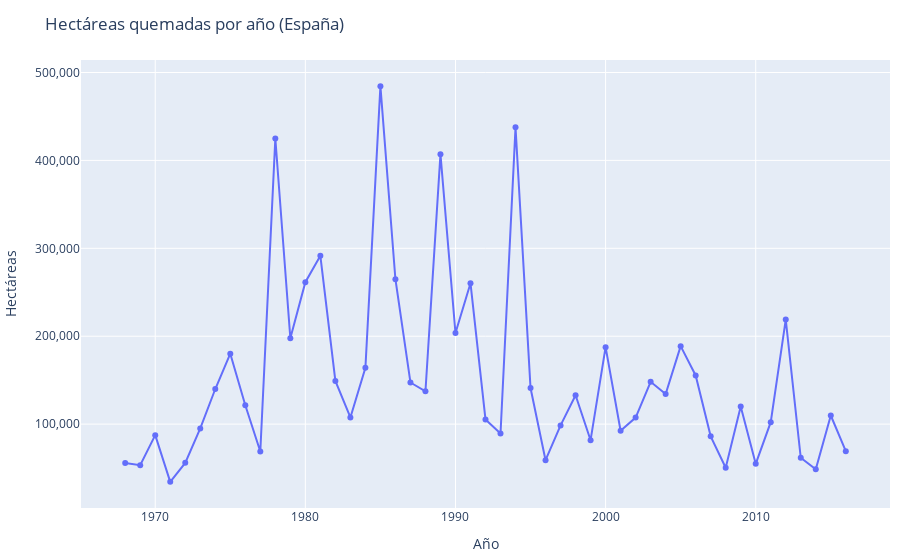

Source (notebook cell):
### Markdown cell above
## Tendencia de hectáreas quemadas por año

### Code cell
# Figura de línea (usa alias 'hectareas_quemadas' si está disponible)
fig_line = line_hectares_by_year(df)
fig_line

### Figure 1 — Plotly figure (JSON) as saved in the notebook; plotly's stock layout.template omitted (floating-point values rounded to 4 significant figures)
{"data": [{"hovertemplate": "%{y:,.0f} ha<extra></extra>", "mode": "lines+markers", "name": "Hectáreas quemadas", "type": "scatter", "x": [1968, 1969, 1970, 1971, 1972, 1973, 1974, 1975, 1976, 1977, 1978, 1979, 1980, 1981, 1982, 1983, 1984, 1985, 1986, 1987, 1988, 1989, 1990, 1991, 1992, 1993, 1994, 1995, 1996, 1997, 1998, 1999, 2000, 2001, 2002, 2003, 2004, 2005, 2006, 2007, 2008, 2009, 2010, 2011, 2012, 2013, 2014, 2015, 2016], "y": [55702, 53170.0, 87440.0, 34310.0, 55920.0, 95070.0, 139900.0, 180100.0, 121500.0, 68870.0, 425000.0, 197700.0, 261500.0, 291400.0, 149100.0, 107600.0, 164200.0, 484500.0, 264800.0, 147300.0, 137300.0, 407100.0, 203600.0, 260303, 105300.0, 89330.0, 437600.0, 141100.0, 58920.0, 98500.0, 132900.0, 81680.0, 187600.0, 92390.0, 107500.0, 148200.0, 134200.0, 188700.0, 155300.0, 86120.0, 50320.0, 120100.0, 54770.0, 102200.0, 219000.0, 61690.0, 48720.0, 109800.0, 69250.0]}], "layout": {"margin": {"b": 10, "l": 10, "r": 10, "t": 60}, "title": {"text": "Hectáreas quemadas por año (España)"}, "xaxis": {"title": {"text": "Año"}}, "yaxis": {"tickformat": ",.0f", "title": {"text": "Hectáreas"}}}}
